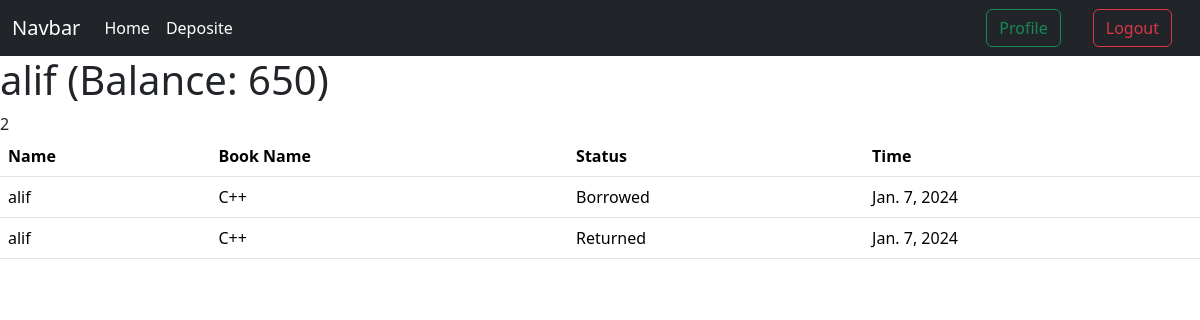
Page /visitor/profil/ (signed in) on the committed database.
### visitor/models.py (models this page shows)
class VisitorModel(models.Model):
    user = models.OneToOneField(User, on_delete=models.CASCADE)
    gender = models.CharField(max_length=10, choices=GENDER_TYPE)
    birth_date = models.DateField(null=True, blank=True)
    account_created  = models.DateField(auto_now_add=True)
    balance = models.IntegerField(default=0)
    def __str__(self):
        return str(self.user)

### book_details/models.py (models this page shows, shortened)
class BorrowModel(models.Model):
    book = models.ForeignKey(Book_Details, on_delete=models.CASCADE)
    user = models.ForeignKey(VisitorModel, on_delete=models.CASCADE)
    time_stamp = models.DateField(auto_now_add=True)
    title = models.CharField(max_length=30,default="Nothing")
    borrow_status = models.BooleanField(default=False)

class Book_Details(models.Model):
    image = models.ImageField(upload_to='book_details/media/uploads/', blank = True, null = True)
    book_name = models.CharField(max_length = 30)
    book_descriptions = models.TextField()
    book_price = models.CharField(max_length = 40)
    book_category = models.ForeignKey(Book_Category, on_delete=models.CASCADE)

### visitor/views.py (the view)
# urls.py: path('profil/',views.user_profieView,name="Profile_page"),
@login_required
def user_profieView(request):
    user = request.user.visitormodel
    data = BorrowModel.objects.filter(user=user)
    return render(request,'profile.html',{'data':data})

### visitor/templates/profile.html
{% extends 'base.html' %}
{%  load crispy_forms_tags %}
{% block contents %}
<h1>{{request.user}} (Balance: {{request.user.visitormodel.balance}})</h1>
{{data|length}}
<table class="table">
    <thead>
      <tr>
        <th scope="col">Name</th>
        <th scope="col">Book Name</th>
        <th scope="col">Status</th>
        <th scope="col">Time</th>
      </tr>
    </thead>
    <tbody>
    {%for i in data%}
      <tr>
        <td>{{i.user}}</td>
        <td>{{i.book.book_name}}</td>
        <td>{{i.title}}</td>
        <td>{{i.time_stamp}}</td>
      </tr>
  {% endfor %}
{% endblock %}

### rows in the picture
BorrowModel: user "alif", book.book_name "C++", title "Borrowed", time_stamp "Jan. 7, 2024"
BorrowModel: user "alif", book.book_name "C++", title "Returned", time_stamp "Jan. 7, 2024"

### other values in the picture
{{ request.user }} "alif"
{{ request.user.visitormodel.balance }} "650"
{{ data|length }} "2"
